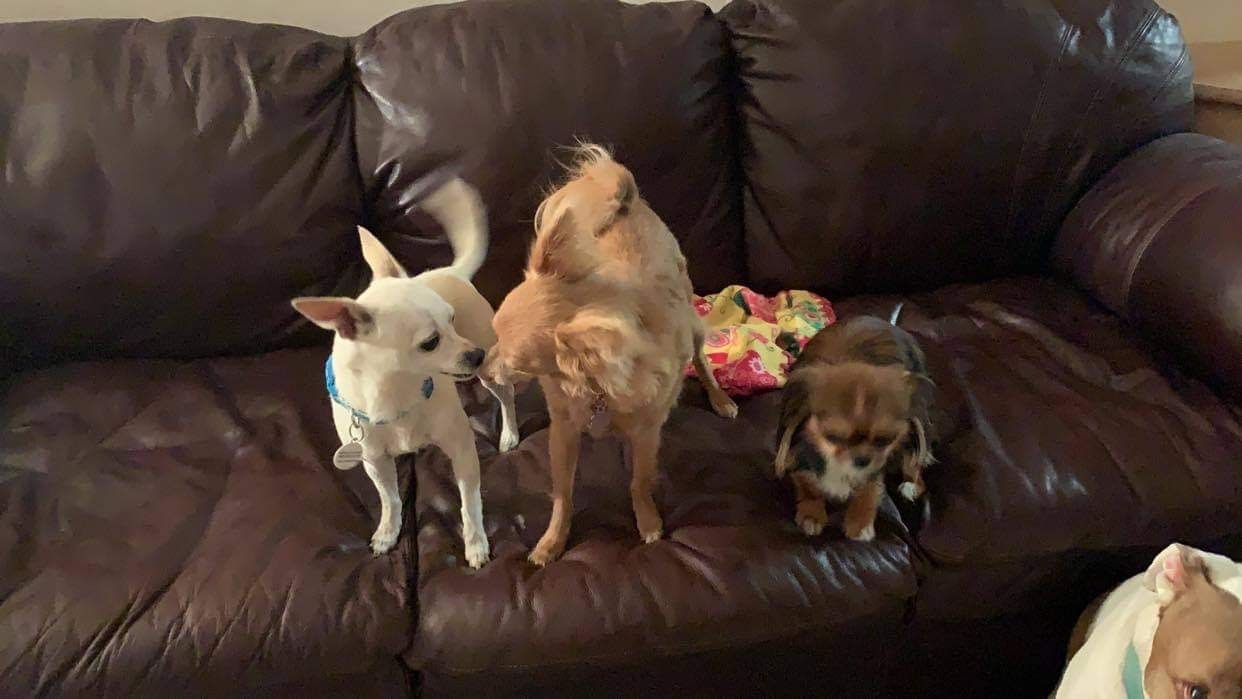
#> input picture data/img_dumps/dl5zpyw5k3jeb.cloudfront-1.jpg, 1242 x 699 px, found by its file name; its folder holds only this picture in this run
$ python flatten_images.py   (older library calls are emulated)
#> lines starting #> are read from the running program, lines starting #| are printed output that depends on the picture


#small dataset feature selection
from skimage.io import imread
from skimage.transform import resize
from skimage.color import rgb2gray
import os


def open_images(path):
    train_images = imread(path)
    gray_image = rgb2gray(train_images) #for making image gray scale
    # color_size = resize(train_images, (50, 50))
    gray_size = resize(gray_image, (32, 32))
    gray_ravel = gray_size.ravel()
    return gray_ravel


dog_pics_directory = os.listdir('../../../data/img/img_dumps')[:2]
# print(dog_pics_directory)
path = '../../../data/img/img_dumps/'

# for folder in data_folders:
import pandas as pd
import numpy as np

data = pd.DataFrame([])
for dog_pic in dog_pics_directory:
    # [4 lines of commented-out code are left out]
    full_path = path + dog_pic
    # print(full_path)
    # img = "../../../data/img/img_dumps/48554156_adoptable.jpg"
    # print(img)
    list_ravel = []
    if dog_pic == dog_pic:
        image_initial = imread(full_path)
#> image_initial is the input picture: shape (699, 1242, 3); mean R, G, B 71.4, 54.9, 46.6
        # print(image)
        image_grey = rgb2gray(image_initial)
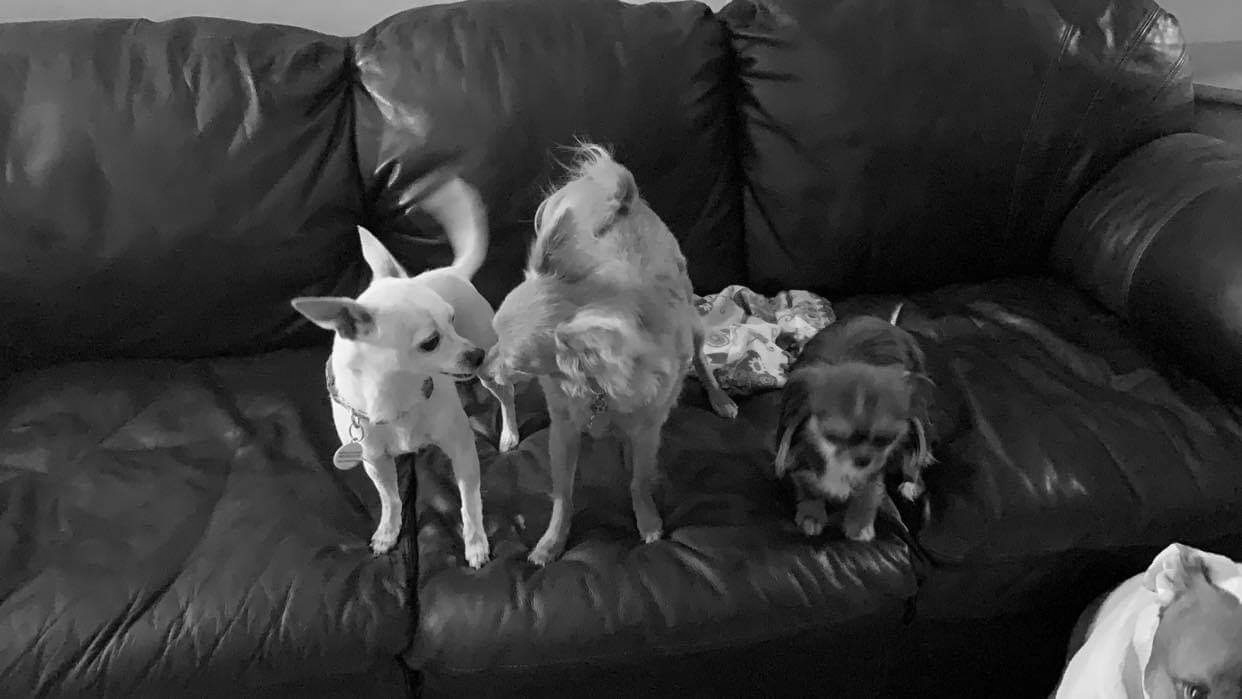
#> image_grey: shape (699, 1242) float64; min 0, max 0.996, mean 0.227
        image = resize(image_grey, (32,32))
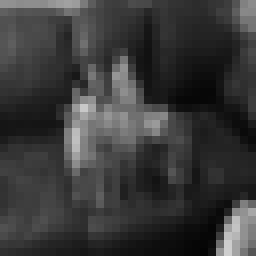
#> image: shape (32, 32) float64 (shown 8 times larger); min 0.0183, max 0.814, mean 0.227
        image_ravel = image.ravel()
#> image_ravel = 1024 values, max 0.814 at index 1020, min 0.0183 at index 1017, mean 0.227

        list_ravel.append(image_ravel)
        # print(list_ravel)
        list_ravel = np.asarray(list_ravel)
        print(list_ravel.shape)
#| (1, 1024)
        # image_ravel = np.array(image_ravel)
        # # r = 'r"'
        # # end = '"'
        # # full_file_path_read = r + path + dog_pic + end
        # # print(full_file_path_read)
        # # image = imread(full_file_path_read)
        # pic_title = dog_pic[:-4]
        # print(pic_title)
        # print(str(image_ravel))
        # print(type(image_ravel_str))
        print("*******************************************************")

# [6 lines of commented-out code are left out]
data.to_csv(r'df_dogID_and_flattened_img.csv', index = False)

#         # path = glob.glob('data/{}/{}/*.jpg'.format(folder, dog_pic))
#         path = glob.glob('data/{}/{}/*.jpg'.format(folder, dog_pic))

#         label = dog_pic

#         for p in path:
#             X.append(open_images(p))
#             y.append(label)

# X = np.asarray(X)
# print(X[0])
# y = np.asarray(y)

# # image = imread(r"../data/scraped_dog_adoption_petfinder_img_files/test_img.jpg")
# image = imread(r"../../../data/img/img_dumps/48549549_adoptable.jpg")
# # show_img(image)

# red, yellow =   image.copy(), image.copy()
# red[:,:,(1,2)] = 0
# yellow[:,:,2]=0
# # show_images(images=[red,yellow], titles=['Red Intensity','Yellow Intensity'])

# from skimage.color import rgb2gray
# gray_image = rgb2gray(image)
# # show_images(images=[image,gray_image],titles=["Color","Grayscale"])
# # print("Colored image shape:", image.shape) #3 columm matrix
# # print("Grayscale image shape:", gray_image.shape) #2 column matrix
# # print(image) #3*3 matrices made of ints
# gray_image_ravel = gray_image.ravel()
# # print(gray_image.ravel())
# print(gray_image_ravel)


# dog_pics_directory = os.listdir('../../../data/img/img_dumps')[:5]
# print(dog_pics_directory)

# # for folder in data_folders:

# for dog_pic in dog_pics_directory:

#     # path = glob.glob('data/{}/{}/*.jpg'.format(folder, dog_pic))
#     path = glob.glob('data/{}/{}/*.jpg'.format(dog_pics_directory, dog_pic))
#     print(path)


#NOT YET WORKING DUE TO IMPORT ERRORS-->
# from skimage.filter import threshold_otsu
# thresh = threshold_otsu(gray_image)
# binary = gray_image > thresh
# show_images(images=[gray_image,binary_image,binary],titles=["Grayscale","Otsu Binary"])

# from skimage.filter import gaussian_filter
# blurred_image = gaussian_filter(gray_image,sigma=20)
# show_images(images=[gray_image,blurred_image],titles=["Gray Image","20 Sigma Blur"])


# from sklearn.naive_bayes import MultinomialNB
# from sklearn.model_selection import train_test_split
# import glob
# from sklearn.metrics import accuracy_score, precision_score, recall_score, roc_curve
# from sklearn.metrics import f1_score, confusion_matrix, balanced_accuracy_score
# from sklearn.metrics import classification_report, mean_squared_error, r2_score
# import numpy as np
# from image_loader import open_images
# import os
# from sklearn.model_selection import KFold
# import matplotlib.pyplot as plt
# # def rmse(y_true, y_predict):
# #     return np.sqrt(mean_squared_error(y_true, y_predict))
# def get_X_y():
#     X = []
#     y = []

#     # data_folders = ['Train', 'Test']
#     #function fails when dog_pics_directory calls every folder..requires indexing
#     # dog_pics_directory = os.listdir('data/Train')[:5]

#     dog_pics_directory = os.listdir('../../../data/img/img_dumps')[:5]


#     for folder in data_folders:

#         for dog_pic in dog_pics_directory:

#             # path = glob.glob('data/{}/{}/*.jpg'.format(folder, dog_pic))
#             path = glob.glob('data/{}/{}/*.jpg'.format(folder, dog_pic))

#             label = dog_pic

#             for p in path:
#                 X.append(open_images(p))
#                 y.append(label)

#     X = np.asarray(X)
#     print(X[0])
#     y = np.asarray(y)

#     return X, y, dog_pics_directory
# # def crossVal(k, threshold=0.50):
# #     kf = KFold(n_splits=k)
# #     train_accuracy = []
# #     test_accuracy = []
# #     X, y, _ = get_X_y()

# #     for train, test in kf.split(X):
# #         # Split into train and test
# #         X_train, X_test, y_train, y_test = X[train], X[test], y[train], y[test]
# #         # Fit estimator
# #         model = MultinomialNB()
# #         model.fit(X_train, y_train)
# #         # Measure performance
# #         y_hat_trainprob = model.predict_proba(X_train)[:,1]
# #         y_hat_testprob = model.predict_proba(X_test)[:,1]
# #         y_hat_train = (y_hat_trainprob >= threshold).astype(int)
# #         y_hat_test = (y_hat_testprob >= threshold).astype(int)
# #         # metrics
# #         train_accuracy.append(accuracy_score(y_train, y_hat_train))
# #         test_accuracy.append(accuracy_score(y_test, y_hat_test))
# #     return np.mean(train_accuracy), np.mean(test_accuracy) #np.mean(test_errors), np.mean(train_errors), np.mean(test_r2), np.mean(train_r2)
# # def roc_you_curve():
# #     X, y, _ = get_X_y()
# #     model = MultinomialNB()

# #     X_train, X_test, y_train, y_test = train_test_split(X,y)
# #     model.fit(X_train,y_train)
# #     probabilities = model.predict_proba(X_test)[:,1]
# #     fpr, tpr, thresholds = roc_curve(y_test, probabilities)
# #     x = np.linspace(0,1, 100)
# #     _, ax = plt.subplots(1, figsize=(10,6))
# #     ax.plot(fpr, tpr, color='firebrick')
# #     ax.plot(x, x, linestyle='--', color ='black', label='Random Guess')
# #     ax.set_xlabel('False Positive Rate (FPR)', fontsize=16)
# #     ax.set_ylabel('True Positive Rate (TPR)', fontsize=16)
# #     ax.set_title('ROC Curve for Random Forest')
# #     plt.legend()
# #     plt.savefig('../images/roccurve.png',  bbox_inches='tight')
# #     return thresholds[fpr>0.3][0]
# def naive_bayes():
#     X, y, dog_pics_directory = get_X_y()
#     X_train, X_test, y_train, y_test = train_test_split(X, y)

#     model = MultinomialNB()
#     model.fit(X_train, y_train)
#     y_pred = model.predict(X_test)
#     # acc = accuracy_score(y_test, y_pred)
#     recall = recall_score(y_test, y_pred, labels=dog_pics_directory, average=None)
#     prec = precision_score(y_test, y_pred, labels=dog_pics_directory, average=None)
#     # fone = f1_score(y_test, y_pred, labels=dog_pics_directory, average=None)
#     con_matrix = confusion_matrix(y_test, y_pred)
#     # bal_acc_scor = balanced_accuracy_score(y_test, y_pred)
#     # report = classification_report(y_test, y_pred, digits=3)
#     return recall, prec, con_matrix

# if __name__ == '__main__':
#     # root_mean = rmse(y_true, y_predict)
#     get_it = get_X_y()

#     # cross = crossVal(5)
#     # roc = roc_you_curve()

#     # naiveb_model = naive_bayes()
#     # print(naiveb_model)

$ run again, on data/img_dumps/dl5zpyw5k3jeb.cloudfront-3.jpg
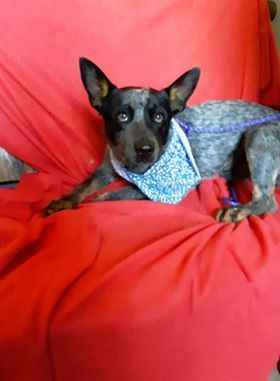
#> input picture data/img_dumps/dl5zpyw5k3jeb.cloudfront-3.jpg, 280 x 381 px, found by its file name
#> image_initial is the input picture: shape (381, 280, 3); mean R, G, B 191.7, 70.7, 73.9
#> `image_grey = rgb2gray(image_initial)`:
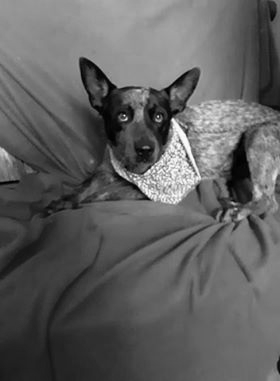
#> image_grey: shape (381, 280) float64; min 0.000833, max 0.995, mean 0.379
#> `image = resize(image_grey, (32,32))`:
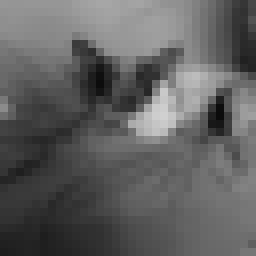
#> image: shape (32, 32) float64 (shown 8 times larger); min 0.0456, max 0.817, mean 0.379
#> image_ravel = 1024 values, max 0.817 at index 468, min 0.0456 at index 475, mean 0.379
#| (1, 1024)
